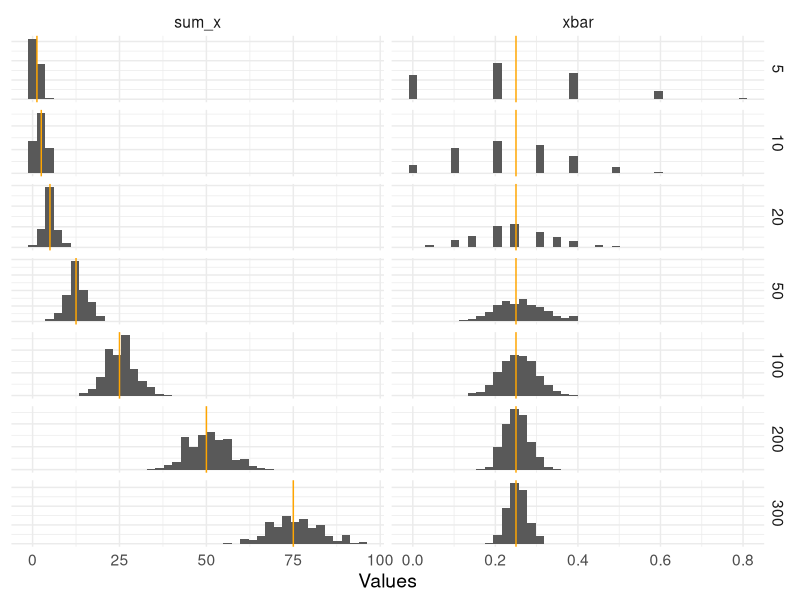
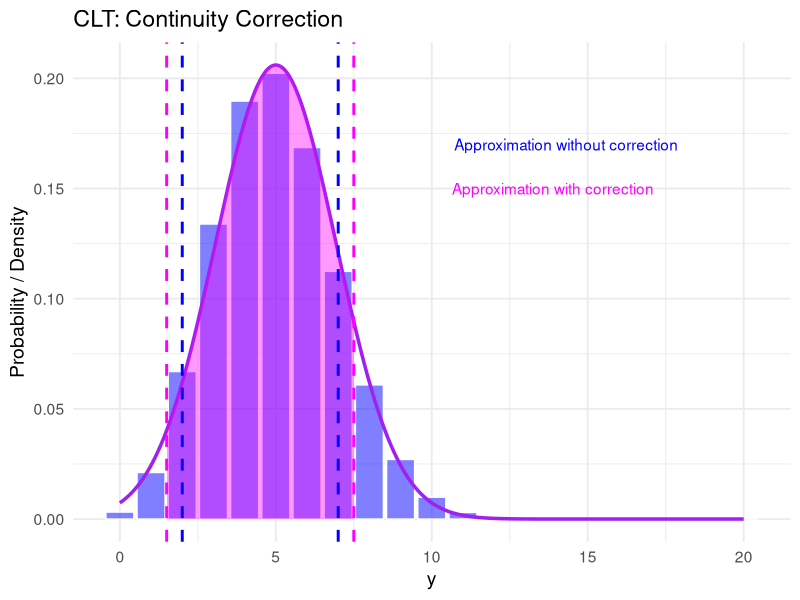

Here is the R script that generated these plots, in order:
## ---- chunk 1
library(tidyverse)
set.seed(20)
B <- 300
J <- 500
p <- 0.25
n_vec <- c(5,10, 20,50, 100, 200, B)
N <- length(n_vec)
props <- matrix(NA, nrow = N, ncol = J )
for(j in 1:J){
  x <- rbinom(B, 1, p)
  for(i in 1:N){
    props[i,j] <- mean(x[1:n_vec[i]])
  }
}

plot_ls <- list()
for(n in 1:N){
  plot_ls[[n]] <- data.frame(xbar = props[n,], 
             n = n_vec[n],
             sum_x = props[n,]*n_vec[n])
}

vls <- data.frame(vals = c(n_vec * p, rep(p, N)),
           RV = c(rep("sum_x", N), rep("xbar", N)),
           n = factor(rep(n_vec, 2)))
do.call(rbind, plot_ls) |>
  mutate(n = factor(n)) |>
  pivot_longer(cols = c(xbar, sum_x), names_to = "RV",
               values_to = "vals") |>
  ggplot(aes(x = vals)) +
  geom_histogram(bins = 40) +
  geom_vline(data = vls, aes(xintercept = vals), col = "orange") +
    facet_grid(n ~ RV, scales = "free")  +
  theme_minimal() +
  labs(x = "Values")+
  theme(axis.title.y = element_blank(),
        axis.text.y = element_blank(),
        text=element_text(size = 14))


## ---- chunk 2
# Parameters
n <- 20
p <- 0.25

x <- 0:n
binom_df <- data.frame(
  x = x,
  prob = dbinom(x, size = n, prob = p)
)



# Continuous normal approximation
mu <- n * p
sigma <- sqrt(n * p * (1 - p))

normal_df <- data.frame(
  x = seq(0, n, length.out = 1000)
)

normal_df$density <- dnorm(normal_df$x, mean = mu, sd = sigma)

# Continuity-corrected region for P(a <= X <= b)
a <- 2
b <- 7

## ---- chunk 3
shade_df <- data.frame(
  x = seq(a - 0.5, b + 0.5, length.out = 500)
)

shade_df$y <- dnorm(shade_df$x, mean = mu, sd = sigma)

# Plot
ggplot() +
  
  # Binomial bars
  geom_col(
    data = binom_df,
    aes(x = x, y = prob),
    fill = "blue",
    alpha = 0.5,
    color = "white",
    width = 0.9
  ) +
  
  # Normal approximation curve
  geom_line(
    data = normal_df,
    aes(x = x, y = density),
    color = "purple",
    linewidth = 1.2
  ) +
  
  # Continuity correction shaded area
  geom_area(
    data = shade_df,
    aes(x = x, y = y),
    fill = "magenta",
    alpha = 0.4
  ) +
  
  # Vertical line at a
  geom_vline(
    xintercept = a,
    linetype = "dashed",
    color = "blue",
    linewidth = 1
  ) +

  # Vertical line at b
  geom_vline(
    xintercept = b,
    linetype = "dashed",
    color = "blue",
    linewidth = 1
  ) +
  
  # Vertical line at b + 0.5 (continuity correction)
  geom_vline(
    xintercept = b + 0.5,
    linetype = "dashed",
    color = "magenta",
    linewidth = 1
  ) +
  # Vertical line at a - 0.5 (continuity correction)
  geom_vline(
    xintercept = a -  0.5,
    linetype = "dashed",
    color = "magenta",
    linewidth = 1
  ) +
  
  
  annotate(
    "text",
    x = b + 3 ,
    y = 0.17,
    label = paste("Approximation without correction"),
    color = "blue",
    hjust = -0.1
  ) +
  
  annotate(
    "text",
    x = b + 3,
    y = 0.15,
    label = "Approximation with correction",
    color = "magenta",
    hjust = -0.1
  ) +
  
  labs(
    title = "CLT: Continuity Correction",
    x = "y",
    y = "Probability / Density"
  ) +
  
  theme_minimal(base_size = 14)
## ---- chunk 4
# exact using Binomial CDF
pbinom(b, n, p) - pbinom(a-1, n , p)

# CLT without correction
mu_y <- n*p
sd_y <- sqrt(n *p * (1-p))
pnorm((b - mu_y)/ sd_y) - pnorm((a - mu_y)/sd_y) 

# CLT with correction
pnorm((b + 0.5 - mu_y)/ sd_y) - pnorm((a -0.5 - mu_y)/sd_y) 
